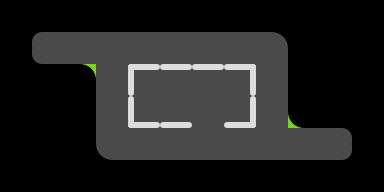

Below is a game level as drawn by its tile map, then a one-line description and the .tmx file that defines it, in full:
An orthogonal 12x6 tile map with 32x32 px tiles, 3 tile layers (grid, blockrounded, cellrounded) and 10 objects (8x goal, player, enemy).

<map version="1.0" orientation="orthogonal" width="12" height="6" tilewidth="32" tileheight="32">
 <tileset firstgid="1" name="walls" tilewidth="32" tileheight="32">
  <image source="../cells.png" trans="ff00ff" width="128" height="384" />
 </tileset>
 <layer name="grid" width="12" height="6">
  <properties>
   <property name="help" value="tap to skip a turn" />
  </properties>
  <data>
   <tile gid="16" />
   <tile gid="16" />
   <tile gid="16" />
   <tile gid="16" />
   <tile gid="16" />
   <tile gid="16" />
   <tile gid="16" />
   <tile gid="16" />
   <tile gid="16" />
   <tile gid="16" />
   <tile gid="16" />
   <tile gid="16" />
   <tile gid="16" />
   <tile gid="1" />
   <tile gid="1" />
   <tile gid="1" />
   <tile gid="1" />
   <tile gid="1" />
   <tile gid="1" />
   <tile gid="1" />
   <tile gid="1" />
   <tile gid="16" />
   <tile gid="16" />
   <tile gid="16" />
   <tile gid="16" />
   <tile gid="16" />
   <tile gid="16" />
   <tile gid="1" />
   <tile gid="7" />
   <tile gid="5" />
   <tile gid="5" />
   <tile gid="6" />
   <tile gid="1" />
   <tile gid="16" />
   <tile gid="16" />
   <tile gid="16" />
   <tile gid="16" />
   <tile gid="16" />
   <tile gid="16" />
   <tile gid="1" />
   <tile gid="11" />
   <tile gid="9" />
   <tile gid="1" />
   <tile gid="10" />
   <tile gid="1" />
   <tile gid="16" />
   <tile gid="16" />
   <tile gid="16" />
   <tile gid="16" />
   <tile gid="16" />
   <tile gid="16" />
   <tile gid="1" />
   <tile gid="1" />
   <tile gid="1" />
   <tile gid="1" />
   <tile gid="1" />
   <tile gid="1" />
   <tile gid="1" />
   <tile gid="1" />
   <tile gid="16" />
   <tile gid="16" />
   <tile gid="16" />
   <tile gid="16" />
   <tile gid="16" />
   <tile gid="16" />
   <tile gid="16" />
   <tile gid="16" />
   <tile gid="16" />
   <tile gid="16" />
   <tile gid="16" />
   <tile gid="16" />
   <tile gid="16" />
  </data>
 </layer>
 <layer name="blockrounded" width="12" height="6">
  <data>
   <tile gid="0" />
   <tile gid="0" />
   <tile gid="0" />
   <tile gid="0" />
   <tile gid="0" />
   <tile gid="0" />
   <tile gid="0" />
   <tile gid="0" />
   <tile gid="0" />
   <tile gid="0" />
   <tile gid="0" />
   <tile gid="0" />
   <tile gid="0" />
   <tile gid="0" />
   <tile gid="0" />
   <tile gid="0" />
   <tile gid="0" />
   <tile gid="0" />
   <tile gid="0" />
   <tile gid="0" />
   <tile gid="0" />
   <tile gid="0" />
   <tile gid="0" />
   <tile gid="0" />
   <tile gid="0" />
   <tile gid="0" />
   <tile gid="22" />
   <tile gid="0" />
   <tile gid="0" />
   <tile gid="0" />
   <tile gid="0" />
   <tile gid="0" />
   <tile gid="0" />
   <tile gid="0" />
   <tile gid="0" />
   <tile gid="0" />
   <tile gid="0" />
   <tile gid="0" />
   <tile gid="0" />
   <tile gid="0" />
   <tile gid="0" />
   <tile gid="0" />
   <tile gid="0" />
   <tile gid="0" />
   <tile gid="0" />
   <tile gid="23" />
   <tile gid="0" />
   <tile gid="0" />
   <tile gid="0" />
   <tile gid="0" />
   <tile gid="0" />
   <tile gid="0" />
   <tile gid="0" />
   <tile gid="0" />
   <tile gid="0" />
   <tile gid="0" />
   <tile gid="0" />
   <tile gid="0" />
   <tile gid="0" />
   <tile gid="0" />
   <tile gid="0" />
   <tile gid="0" />
   <tile gid="0" />
   <tile gid="0" />
   <tile gid="0" />
   <tile gid="0" />
   <tile gid="0" />
   <tile gid="0" />
   <tile gid="0" />
   <tile gid="0" />
   <tile gid="0" />
   <tile gid="0" />
  </data>
 </layer>
 <layer name="cellrounded" width="12" height="6">
  <data>
   <tile gid="0" />
   <tile gid="0" />
   <tile gid="0" />
   <tile gid="0" />
   <tile gid="0" />
   <tile gid="0" />
   <tile gid="0" />
   <tile gid="0" />
   <tile gid="0" />
   <tile gid="0" />
   <tile gid="0" />
   <tile gid="0" />
   <tile gid="0" />
   <tile gid="27" />
   <tile gid="0" />
   <tile gid="0" />
   <tile gid="0" />
   <tile gid="0" />
   <tile gid="0" />
   <tile gid="0" />
   <tile gid="18" />
   <tile gid="0" />
   <tile gid="0" />
   <tile gid="0" />
   <tile gid="0" />
   <tile gid="0" />
   <tile gid="0" />
   <tile gid="0" />
   <tile gid="0" />
   <tile gid="0" />
   <tile gid="0" />
   <tile gid="0" />
   <tile gid="0" />
   <tile gid="0" />
   <tile gid="0" />
   <tile gid="0" />
   <tile gid="0" />
   <tile gid="0" />
   <tile gid="0" />
   <tile gid="0" />
   <tile gid="0" />
   <tile gid="0" />
   <tile gid="0" />
   <tile gid="0" />
   <tile gid="0" />
   <tile gid="0" />
   <tile gid="0" />
   <tile gid="0" />
   <tile gid="0" />
   <tile gid="0" />
   <tile gid="0" />
   <tile gid="19" />
   <tile gid="0" />
   <tile gid="0" />
   <tile gid="0" />
   <tile gid="0" />
   <tile gid="0" />
   <tile gid="0" />
   <tile gid="28" />
   <tile gid="0" />
   <tile gid="0" />
   <tile gid="0" />
   <tile gid="0" />
   <tile gid="0" />
   <tile gid="0" />
   <tile gid="0" />
   <tile gid="0" />
   <tile gid="0" />
   <tile gid="0" />
   <tile gid="0" />
   <tile gid="0" />
   <tile gid="0" />
  </data>
 </layer>
 <objectgroup name="portals" width="12" height="6" />
 <objectgroup name="players" width="12" height="6">
  <object type="player" x="48" y="48" />
 </objectgroup>
 <objectgroup name="goals" width="12" height="6">
  <object type="goal" x="147" y="84" />
  <object type="goal" x="174" y="84" />
  <object type="goal" x="203" y="82" />
  <object type="goal" x="233" y="85" />
  <object type="goal" x="233" y="109" />
  <object type="goal" x="179" y="107" />
  <object type="goal" x="150" y="107" />
  <object type="goal" x="208" y="107" />
 </objectgroup>
 <objectgroup name="enemies" width="12" height="6">
  <object type="enemy" x="333" y="143" />
 </objectgroup>
 <objectgroup name="cells" width="12" height="6" />
</map>
